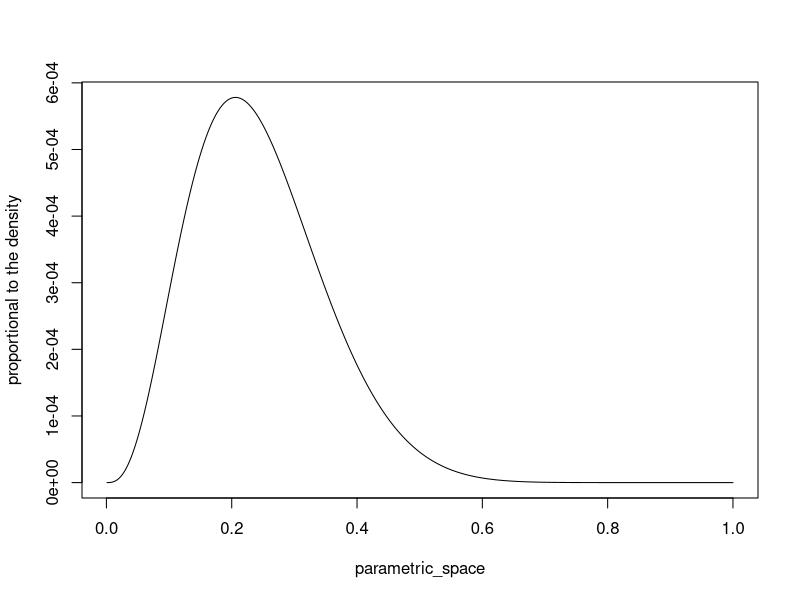
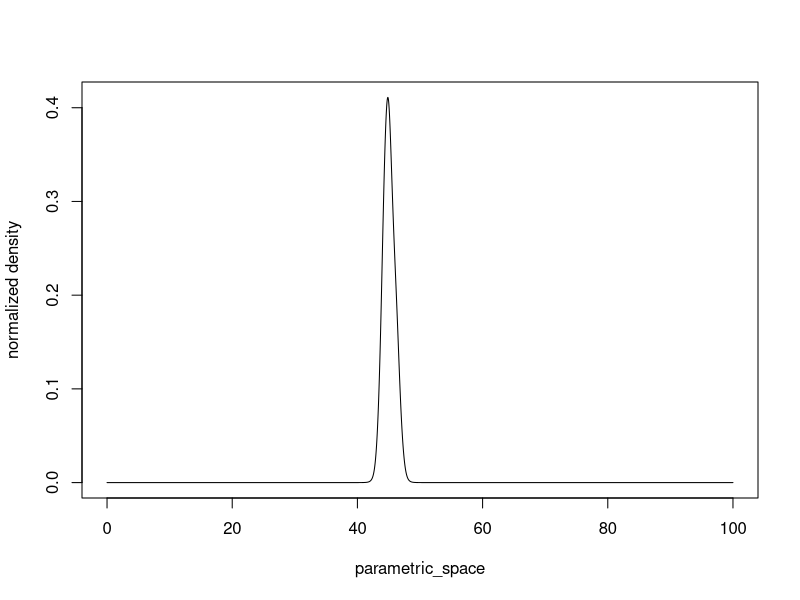
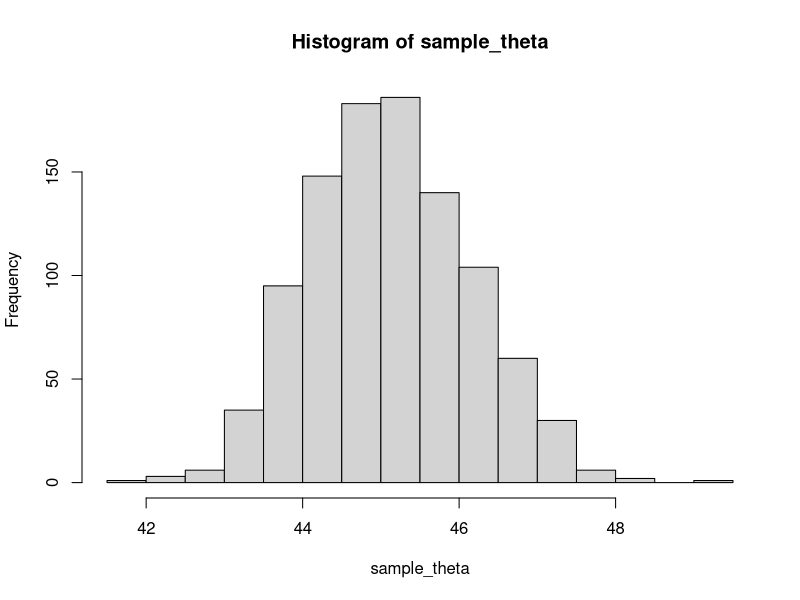
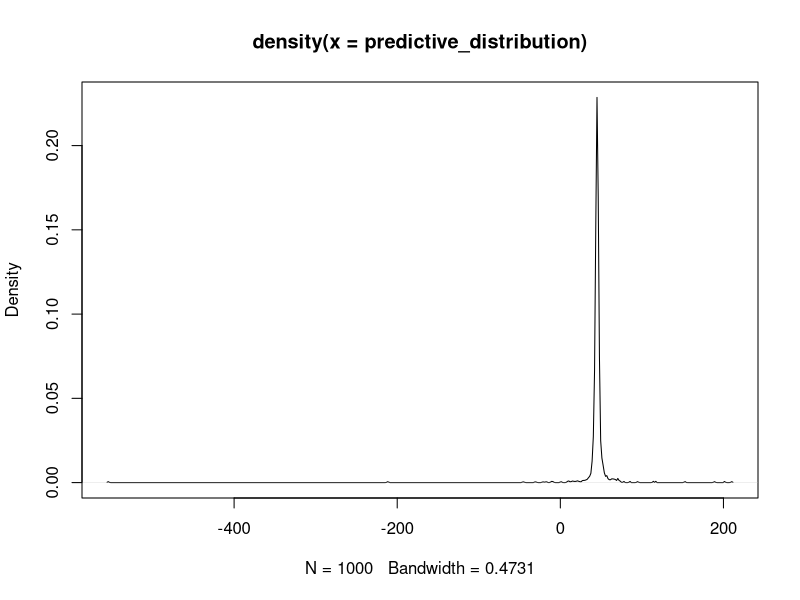
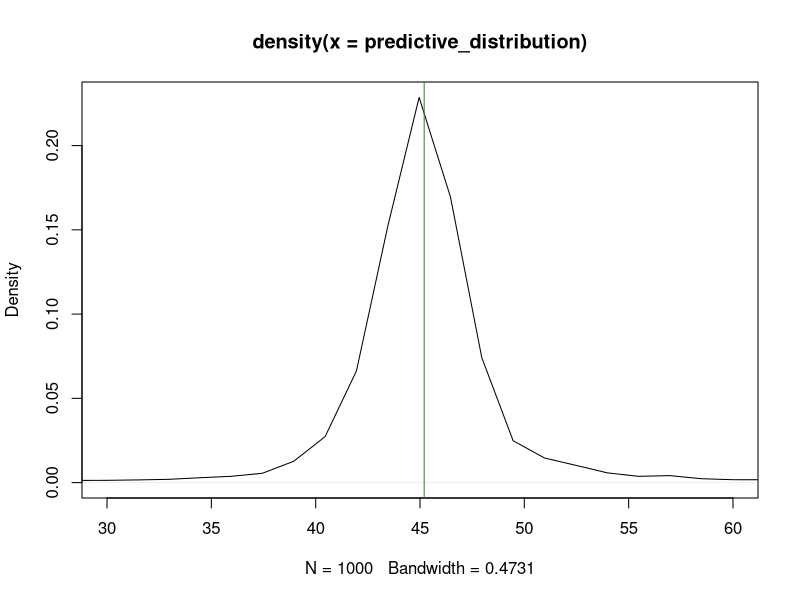
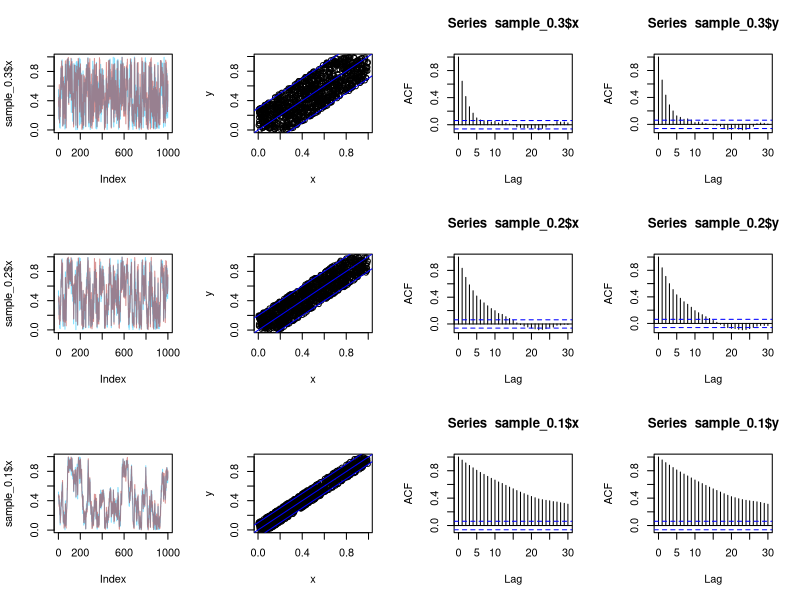
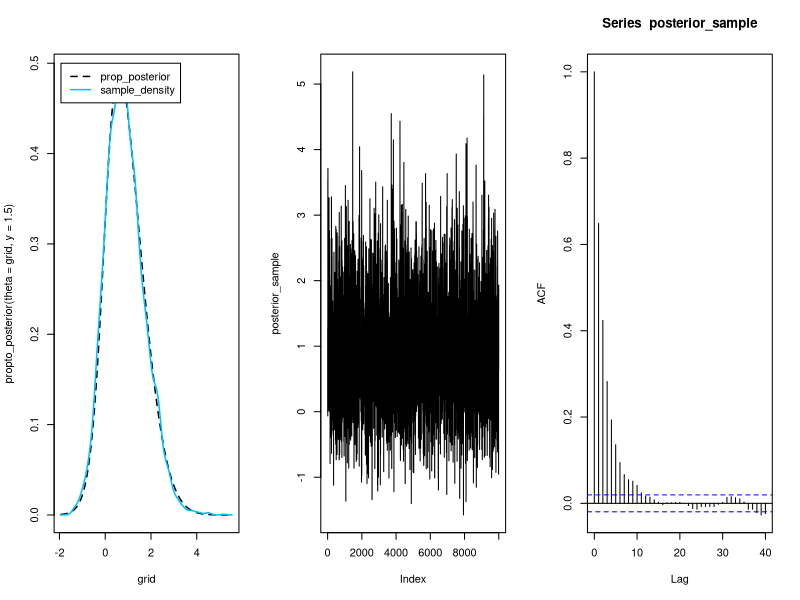
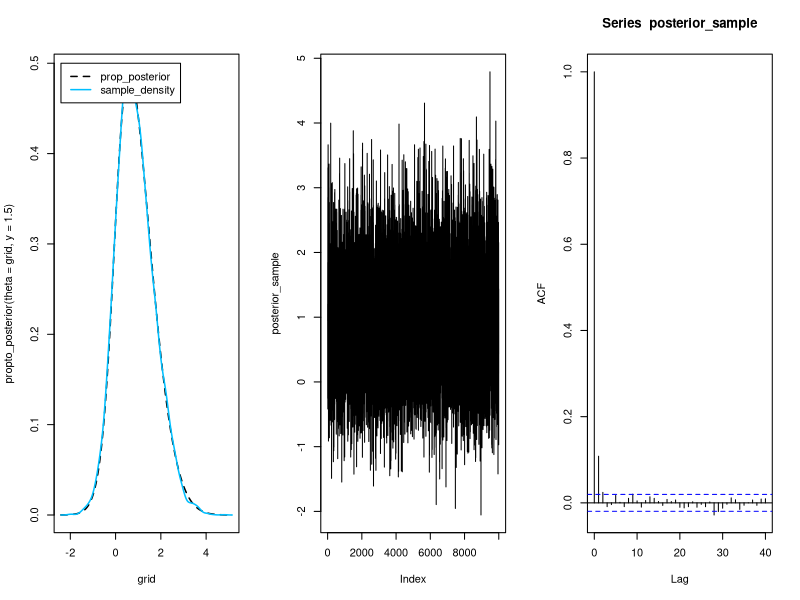

Reproduce these figures in R, in order.
## ---- chunk 1
knitr::opts_chunk$set(echo = TRUE)
## ---- chunk 2
posterior_prop <- function(theta){
  
  return(
    (theta^3)*(1-theta)^13+
      (theta^4)*(1-theta)^12+
      (theta^5)*(1-theta)^11
  )
}

parametric_space <- seq(0.001,1,0.001)

plot(parametric_space,posterior_prop(theta=parametric_space),
     type='l',ylab='proportional to the density')
## ---- chunk 3
y <- c(43,44,45,46.5,47.5)
M=1000

parametric_space <- seq(0,100,1/M)

q_theta_given_y = function(x,theta){
  result <- 1
  for ( i in 1:length(x)){
    result = result * (1/(1+(x[i]-theta)^2))
  }
  return(result/100)
}


## unormalized density
unormalized_density <- q_theta_given_y(y,parametric_space)

## summing the heights of the bins
normalizing_constant <-  sum(unormalized_density/M)

#plotting the normalized density
plot(parametric_space,
     unormalized_density/normalizing_constant,
     type='l',
     ylab = 'normalized density')

normalized_density <-  unormalized_density/normalizing_constant
## ---- chunk 4
sample_theta <- sample(parametric_space,prob = normalized_density,size = 1000)
hist(sample_theta)
## ---- chunk 5
set.seed(57)
predictive_distribution <- rcauchy(1000,scale = 1,location = sample_theta)
plot(density(predictive_distribution))

plot(density(predictive_distribution),xlim=c(30,60))
abline(v=mean(y),col='forestgreen')
mean(predictive_distribution) ; sd(predictive_distribution)
## ---- chunk 6

x_given_y <- function(constant,y){
  a <- max(0,y-constant)
  b <- min(y+constant,1)
  return(runif(1,a,b))
}

y_given_x <- function(constant,x){
  a <- max(0,x-constant)
  b <- min(x+constant,1)
  return(runif(1,a,b))
}


gibbs_ex6 <- function(B=1000,constant){
  set.seed(1000)
  samples <- data.frame(x=NA,y=NA)
  new_x <- 0.5 #initial value for x
  for(i in 1:(B)){
    #calculating p(y|x=new_x)
    new_y <- y_given_x(x = new_x,constant = constant) 
    #calculating p(x|y=new_y)
    new_x <- x_given_y(y = new_y,constant = constant)
    samples <-rbind(samples, c(new_x,new_y))
  }
  return(samples[-1,])
}

sample_0.3 <- gibbs_ex6(B = 1000,0.3)
sample_0.2 <- gibbs_ex6(B = 1000,0.2)
sample_0.1 <- gibbs_ex6(B = 1000,0.1)


par(mfrow=c(3,4))
constant<-0.3
plot(sample_0.3$x,type='l',col=scales::alpha('deepskyblue',0.5))
lines(sample_0.3$y,type='l',col=scales::alpha('firebrick',0.5))
plot(sample_0.3)
abline(constant,1,col='blue')
abline(-constant,1,col='blue')
abline(0,1,col='blue')
acf(sample_0.3$x)
acf(sample_0.3$y)

constant<-0.2
plot(sample_0.2$x,type='l',col=scales::alpha('deepskyblue',0.5))
lines(sample_0.2$y,type='l',col=scales::alpha('firebrick',0.5))
plot(sample_0.2)
abline(constant,1,col='blue')
abline(-constant,1,col='blue')
abline(0,1,col='blue')
acf(sample_0.2$x)
acf(sample_0.2$y)

constant<-0.1
plot(sample_0.1$x,type='l',col=scales::alpha('deepskyblue',0.5))
lines(sample_0.1$y,type='l',col=scales::alpha('firebrick',0.5))
plot(sample_0.1)
abline(constant,1,col='blue')
abline(-constant,1,col='blue')
abline(0,1,col='blue')
acf(sample_0.1$x)
acf(sample_0.1$y)

## ---- chunk 7
# proportional to the posterior distribution that we
# are going to draw samples from
propto_posterior <- function(y=1.5,theta){
  numerator <- exp(-(1/2)*(y-theta)^2)
  denominator <- (1+theta^2)
  return(numerator/denominator)
}


n_it <- 10000 #number of samples to be generated
init_value <- 0 # initial value of theta 
proposal_dist <- function(theta){rnorm(1,theta,sd=2)} # we are going to use the normal distribution as proposal
post_sample <- rep(NA,n_it) #creating the vector that will store the samples
post_sample[1]=init_value #the first draw of the posterior is the initial value
accepted=0 # counting the accepted values to see the acceptance rate
# initializing the iteration
for (i in 2:n_it){
  candidate <- proposal_dist(post_sample[i-1]) 
  
  #calculating acceptance probability of the current point
  r = min(1,propto_posterior(theta = candidate) /
            propto_posterior(theta = post_sample[i-1]))
  
  #accepting the candidates with probability r
  if(runif(1)>r){
    # if not accepted, we will start the new iteration with the same point
    post_sample[i] <- post_sample[i-1]
  } else {
    # if accepted, we will move our chain to the candidate point and start the 
    # next iteration from this point
    post_sample[i] <- candidate
    accepted<-accepted+1
  }
}

accepted/n_it

randWalk_MH_diagnostics <- function(posterior_sample){
  a <- round(density(posterior_sample)$x[1],3) ; b <- round(density(posterior_sample)$x[length(density(posterior_sample)$x)],3)
  grid<- seq(a,b,0.001)
  par(mfrow=c(1,3))
  plot(grid,propto_posterior(theta = grid,y=1.5),type='l',lty=2,lwd=1.5)
  lines(density(posterior_sample),type='l',col='deepskyblue',lwd=1.5)
  legend(a,0.5,legend = c('prop_posterior','sample_density'),
         col=c('black','deepskyblue'),lwd = c(1.5,1.5), lty=c(2,1))
  plot(posterior_sample,type = 'l')
  acf(posterior_sample)
  par(mfrow=c(1,3))
}

randWalk_MH_diagnostics(post_sample)
## ---- chunk 8

n_it <- 10000 #number of samples to be generated
init_value <- 0 # initial value of theta
step <- 5
burn_in = 1000
proposal_dist <- function(theta){rnorm(1,theta,sd=2)} # we are going to use the normal distribution as proposal
post_sample <- rep(NA,n_it) #creating the vector that will store the samples
post_sample[1]=init_value #the first draw of the posterior is the initial value
accepted=0 # counting the accepted values to see the acceptance rate

# initializing the iteration
for (i in 2:(n_it*5+1000)){
  candidate <- proposal_dist(post_sample[i-1]) 
  
  #calculating acceptance probability of the current point
  r = min(1,propto_posterior(theta = candidate) /
            propto_posterior(theta = post_sample[i-1]))
  
  #accepting the candidates with probability r
  if(runif(1)>r){
    # if not accepted, we will start the new iteration with the same point
    post_sample[i] <- post_sample[i-1]
  } else {
    # if accepted, we will move our chain to the candidate point and start the 
    # next iteration from this point
    post_sample[i] <- candidate
    accepted<-accepted+1
  }
}

accepted/(n_it*5+1000)


post_sample <- post_sample[-c(1:burn_in)]
post_sample <- post_sample[seq(1,length(post_sample),5)]


randWalk_MH_diagnostics(post_sample)
